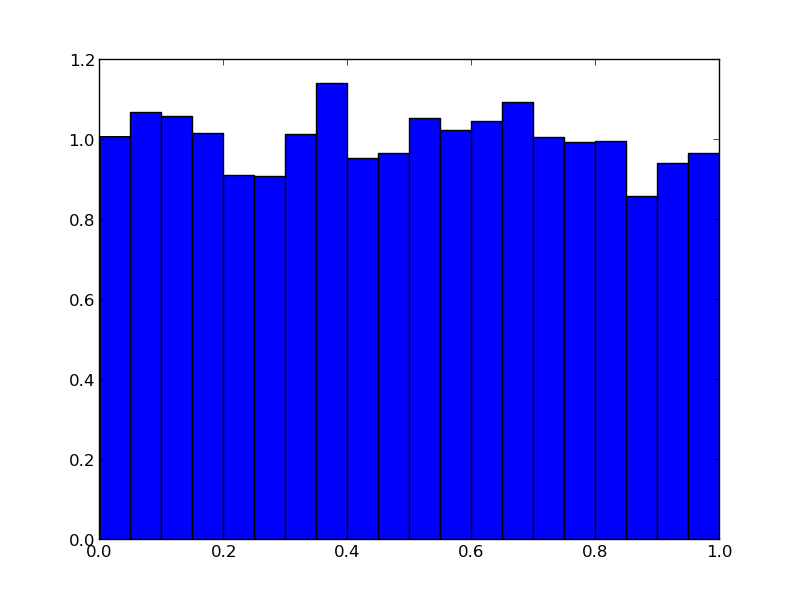

Here is the Python script that generated this plot:
import matplotlib.pyplot as plt
import random
L = []
random.seed('noyau')
for i in range(12345):
    a = random.random()
    L.append(a)
plt.hist(L,20,normed='True')
plt.show()
